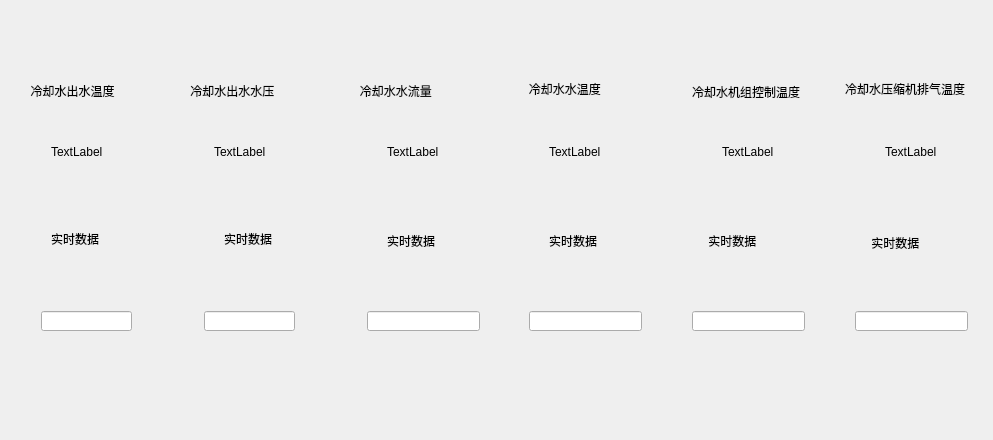
<?xml version="1.0" encoding="UTF-8"?>
<ui version="4.0">
 <class>test1Dialog</class>
 <widget class="QDialog" name="test1Dialog">
  <property name="geometry">
   <rect>
    <x>0</x>
    <y>0</y>
    <width>993</width>
    <height>440</height>
   </rect>
  </property>
  <property name="windowTitle">
   <string>冷却水机组</string>
  </property>
  <property name="windowIcon">
   <iconset resource="errordetection.qrc">
    <normaloff>:/images/images/timg.jpeg</normaloff>:/images/images/timg.jpeg</iconset>
  </property>
  <layout class="QGridLayout" name="gridLayout">
   <item row="0" column="1">
    <widget class="QWidget" name="widget_2" native="true">
     <widget class="QLabel" name="label_4">
      <property name="geometry">
       <rect>
        <x>13</x>
        <y>70</y>
        <width>101</width>
        <height>20</height>
       </rect>
      </property>
      <property name="text">
       <string> 冷却水出水水压</string>
      </property>
     </widget>
     <widget class="QLabel" name="label_test12">
      <property name="geometry">
       <rect>
        <x>40</x>
        <y>110</y>
        <width>54</width>
        <height>61</height>
       </rect>
      </property>
      <property name="text">
       <string>TextLabel</string>
      </property>
     </widget>
     <widget class="QLabel" name="label_14">
      <property name="geometry">
       <rect>
        <x>50</x>
        <y>220</y>
        <width>54</width>
        <height>16</height>
       </rect>
      </property>
      <property name="text">
       <string>实时数据</string>
      </property>
     </widget>
     <widget class="QLineEdit" name="lineEdit_test12">
      <property name="geometry">
       <rect>
        <x>30</x>
        <y>300</y>
        <width>91</width>
        <height>20</height>
       </rect>
      </property>
      <property name="alignment">
       <set>Qt::AlignCenter</set>
      </property>
      <property name="readOnly">
       <bool>true</bool>
      </property>
     </widget>
    </widget>
   </item>
   <item row="0" column="2">
    <widget class="QWidget" name="widget_3" native="true">
     <widget class="QLabel" name="label_8">
      <property name="geometry">
       <rect>
        <x>13</x>
        <y>70</y>
        <width>111</width>
        <height>20</height>
       </rect>
      </property>
      <property name="text">
       <string>   冷却水水流量</string>
      </property>
     </widget>
     <widget class="QLabel" name="label_test13">
      <property name="geometry">
       <rect>
        <x>50</x>
        <y>110</y>
        <width>54</width>
        <height>61</height>
       </rect>
      </property>
      <property name="text">
       <string>TextLabel</string>
      </property>
     </widget>
     <widget class="QLabel" name="label_15">
      <property name="geometry">
       <rect>
        <x>50</x>
        <y>220</y>
        <width>61</width>
        <height>20</height>
       </rect>
      </property>
      <property name="text">
       <string>实时数据</string>
      </property>
     </widget>
     <widget class="QLineEdit" name="lineEdit_test13">
      <property name="geometry">
       <rect>
        <x>30</x>
        <y>300</y>
        <width>113</width>
        <height>20</height>
       </rect>
      </property>
      <property name="alignment">
       <set>Qt::AlignCenter</set>
      </property>
      <property name="readOnly">
       <bool>true</bool>
      </property>
     </widget>
    </widget>
   </item>
   <item row="0" column="0">
    <widget class="QWidget" name="widget" native="true">
     <widget class="QLabel" name="label">
      <property name="geometry">
       <rect>
        <x>13</x>
        <y>70</y>
        <width>111</width>
        <height>20</height>
       </rect>
      </property>
      <property name="text">
       <string>  冷却水出水温度</string>
      </property>
     </widget>
     <widget class="QLabel" name="label_test11">
      <property name="geometry">
       <rect>
        <x>40</x>
        <y>110</y>
        <width>54</width>
        <height>61</height>
       </rect>
      </property>
      <property name="text">
       <string>TextLabel</string>
      </property>
     </widget>
     <widget class="QLabel" name="label_3">
      <property name="geometry">
       <rect>
        <x>40</x>
        <y>220</y>
        <width>54</width>
        <height>16</height>
       </rect>
      </property>
      <property name="text">
       <string>实时数据</string>
      </property>
     </widget>
     <widget class="QLineEdit" name="lineEdit_test11">
      <property name="geometry">
       <rect>
        <x>30</x>
        <y>300</y>
        <width>91</width>
        <height>20</height>
       </rect>
      </property>
      <property name="alignment">
       <set>Qt::AlignCenter</set>
      </property>
      <property name="readOnly">
       <bool>true</bool>
      </property>
     </widget>
    </widget>
   </item>
   <item row="0" column="4">
    <widget class="QWidget" name="widget_5" native="true">
     <widget class="QLabel" name="label_6">
      <property name="geometry">
       <rect>
        <x>30</x>
        <y>70</y>
        <width>111</width>
        <height>21</height>
       </rect>
      </property>
      <property name="text">
       <string>冷却水机组控制温度</string>
      </property>
     </widget>
     <widget class="QLabel" name="label_test15">
      <property name="geometry">
       <rect>
        <x>60</x>
        <y>110</y>
        <width>54</width>
        <height>61</height>
       </rect>
      </property>
      <property name="text">
       <string>TextLabel</string>
      </property>
     </widget>
     <widget class="QLabel" name="label_17">
      <property name="geometry">
       <rect>
        <x>43</x>
        <y>220</y>
        <width>61</width>
        <height>20</height>
       </rect>
      </property>
      <property name="text">
       <string> 实时数据</string>
      </property>
     </widget>
     <widget class="QLineEdit" name="lineEdit_test15">
      <property name="geometry">
       <rect>
        <x>30</x>
        <y>300</y>
        <width>113</width>
        <height>20</height>
       </rect>
      </property>
      <property name="alignment">
       <set>Qt::AlignCenter</set>
      </property>
      <property name="readOnly">
       <bool>true</bool>
      </property>
     </widget>
    </widget>
   </item>
   <item row="0" column="5">
    <widget class="QWidget" name="widget_6" native="true">
     <widget class="QLabel" name="label_7">
      <property name="geometry">
       <rect>
        <x>20</x>
        <y>70</y>
        <width>121</width>
        <height>16</height>
       </rect>
      </property>
      <property name="text">
       <string>冷却水压缩机排气温度</string>
      </property>
     </widget>
     <widget class="QLabel" name="label_test16">
      <property name="geometry">
       <rect>
        <x>60</x>
        <y>110</y>
        <width>54</width>
        <height>61</height>
       </rect>
      </property>
      <property name="text">
       <string>TextLabel</string>
      </property>
     </widget>
     <widget class="QLabel" name="label_18">
      <property name="geometry">
       <rect>
        <x>43</x>
        <y>222</y>
        <width>61</width>
        <height>20</height>
       </rect>
      </property>
      <property name="text">
       <string> 实时数据</string>
      </property>
     </widget>
     <widget class="QLineEdit" name="lineEdit_test16">
      <property name="geometry">
       <rect>
        <x>30</x>
        <y>300</y>
        <width>113</width>
        <height>20</height>
       </rect>
      </property>
      <property name="alignment">
       <set>Qt::AlignCenter</set>
      </property>
      <property name="readOnly">
       <bool>true</bool>
      </property>
     </widget>
    </widget>
   </item>
   <item row="0" column="3">
    <widget class="QWidget" name="widget_4" native="true">
     <widget class="QLabel" name="label_5">
      <property name="geometry">
       <rect>
        <x>20</x>
        <y>70</y>
        <width>111</width>
        <height>16</height>
       </rect>
      </property>
      <property name="text">
       <string>   冷却水水温度</string>
      </property>
     </widget>
     <widget class="QLabel" name="label_test14">
      <property name="geometry">
       <rect>
        <x>50</x>
        <y>110</y>
        <width>54</width>
        <height>61</height>
       </rect>
      </property>
      <property name="text">
       <string>TextLabel</string>
      </property>
     </widget>
     <widget class="QLabel" name="label_16">
      <property name="geometry">
       <rect>
        <x>50</x>
        <y>220</y>
        <width>61</width>
        <height>20</height>
       </rect>
      </property>
      <property name="text">
       <string>实时数据</string>
      </property>
     </widget>
     <widget class="QLineEdit" name="lineEdit_test14">
      <property name="geometry">
       <rect>
        <x>30</x>
        <y>300</y>
        <width>113</width>
        <height>20</height>
       </rect>
      </property>
      <property name="alignment">
       <set>Qt::AlignCenter</set>
      </property>
      <property name="readOnly">
       <bool>true</bool>
      </property>
     </widget>
    </widget>
   </item>
  </layout>
 </widget>
 <resources>
  <include location="errordetection.qrc"/>
 </resources>
 <connections/>
</ui>
